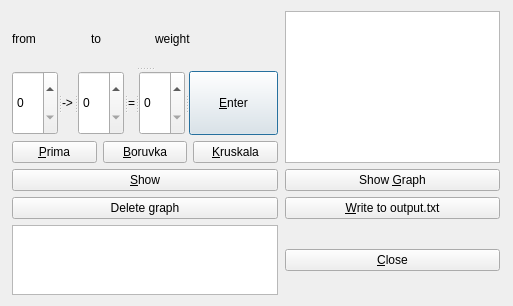
<?xml version="1.0" encoding="UTF-8"?>
<ui version="4.0">
 <class>Graph</class>
 <widget class="QDialog" name="Graph">
  <property name="geometry">
   <rect>
    <x>0</x>
    <y>0</y>
    <width>513</width>
    <height>306</height>
   </rect>
  </property>
  <property name="windowTitle">
   <string>Graph</string>
  </property>
  <layout class="QGridLayout" name="gridLayout">
   <item row="0" column="1">
    <widget class="QTableWidget" name="tableWidget">
     <property name="minimumSize">
      <size>
       <width>0</width>
       <height>150</height>
      </size>
     </property>
     <property name="maximumSize">
      <size>
       <width>215</width>
       <height>16777215</height>
      </size>
     </property>
    </widget>
   </item>
   <item row="0" column="0">
    <layout class="QVBoxLayout" name="verticalLayout">
     <item>
      <layout class="QHBoxLayout" name="horizontalLayout"/>
     </item>
     <item>
      <widget class="QSplitter" name="splitter_2">
       <property name="orientation">
        <enum>Qt::Vertical</enum>
       </property>
       <widget class="QWidget" name="layoutWidget">
        <layout class="QHBoxLayout" name="horizontalLayout_3">
         <item>
          <widget class="QLabel" name="label_3">
           <property name="text">
            <string>from</string>
           </property>
          </widget>
         </item>
         <item>
          <spacer name="horizontalSpacer">
           <property name="orientation">
            <enum>Qt::Horizontal</enum>
           </property>
           <property name="sizeHint" stdset="0">
            <size>
             <width>18</width>
             <height>20</height>
            </size>
           </property>
          </spacer>
         </item>
         <item>
          <widget class="QLabel" name="label_4">
           <property name="text">
            <string>to</string>
           </property>
          </widget>
         </item>
         <item>
          <spacer name="horizontalSpacer_2">
           <property name="orientation">
            <enum>Qt::Horizontal</enum>
           </property>
           <property name="sizeHint" stdset="0">
            <size>
             <width>28</width>
             <height>20</height>
            </size>
           </property>
          </spacer>
         </item>
         <item>
          <widget class="QLabel" name="label_5">
           <property name="text">
            <string>weight</string>
           </property>
          </widget>
         </item>
         <item>
          <spacer name="horizontalSpacer_3">
           <property name="orientation">
            <enum>Qt::Horizontal</enum>
           </property>
           <property name="sizeHint" stdset="0">
            <size>
             <width>87</width>
             <height>20</height>
            </size>
           </property>
          </spacer>
         </item>
        </layout>
       </widget>
       <widget class="QSplitter" name="splitter">
        <property name="orientation">
         <enum>Qt::Horizontal</enum>
        </property>
        <widget class="QSpinBox" name="fromBox"/>
        <widget class="QLabel" name="label">
         <property name="text">
          <string>-&gt;</string>
         </property>
        </widget>
        <widget class="QSpinBox" name="toBox"/>
        <widget class="QLabel" name="label_2">
         <property name="text">
          <string>=</string>
         </property>
        </widget>
        <widget class="QSpinBox" name="weightBox"/>
        <widget class="QPushButton" name="okButton">
         <property name="text">
          <string>&amp;Enter</string>
         </property>
        </widget>
       </widget>
      </widget>
     </item>
     <item>
      <layout class="QHBoxLayout" name="horizontalLayout_2">
       <item>
        <widget class="QPushButton" name="primaButton">
         <property name="text">
          <string>&amp;Prima</string>
         </property>
        </widget>
       </item>
       <item>
        <widget class="QPushButton" name="boruvkaButton">
         <property name="text">
          <string>&amp;Boruvka</string>
         </property>
        </widget>
       </item>
       <item>
        <widget class="QPushButton" name="kruskalaButton">
         <property name="text">
          <string>&amp;Kruskala</string>
         </property>
        </widget>
       </item>
      </layout>
     </item>
    </layout>
   </item>
   <item row="1" column="0">
    <widget class="QPushButton" name="pushButton_3">
     <property name="text">
      <string>&amp;Show</string>
     </property>
    </widget>
   </item>
   <item row="4" column="0">
    <widget class="QPushButton" name="pushButton">
     <property name="text">
      <string>Delete graph</string>
     </property>
    </widget>
   </item>
   <item row="5" column="0">
    <widget class="QTableWidget" name="tableWidget_2">
     <property name="maximumSize">
      <size>
       <width>266</width>
       <height>70</height>
      </size>
     </property>
    </widget>
   </item>
   <item row="1" column="1">
    <widget class="QPushButton" name="pushButton_4">
     <property name="text">
      <string>Show &amp;Graph</string>
     </property>
    </widget>
   </item>
   <item row="4" column="1">
    <widget class="QPushButton" name="pushButton_6">
     <property name="text">
      <string>&amp;Write to output.txt</string>
     </property>
    </widget>
   </item>
   <item row="5" column="1">
    <widget class="QPushButton" name="closeButton">
     <property name="text">
      <string>&amp;Close</string>
     </property>
    </widget>
   </item>
  </layout>
 </widget>
 <resources/>
 <connections>
  <connection>
   <sender>closeButton</sender>
   <signal>clicked()</signal>
   <receiver>Graph</receiver>
   <slot>reject()</slot>
   <hints>
    <hint type="sourcelabel">
     <x>260</x>
     <y>21</y>
    </hint>
    <hint type="destinationlabel">
     <x>419</x>
     <y>20</y>
    </hint>
   </hints>
  </connection>
 </connections>
</ui>
